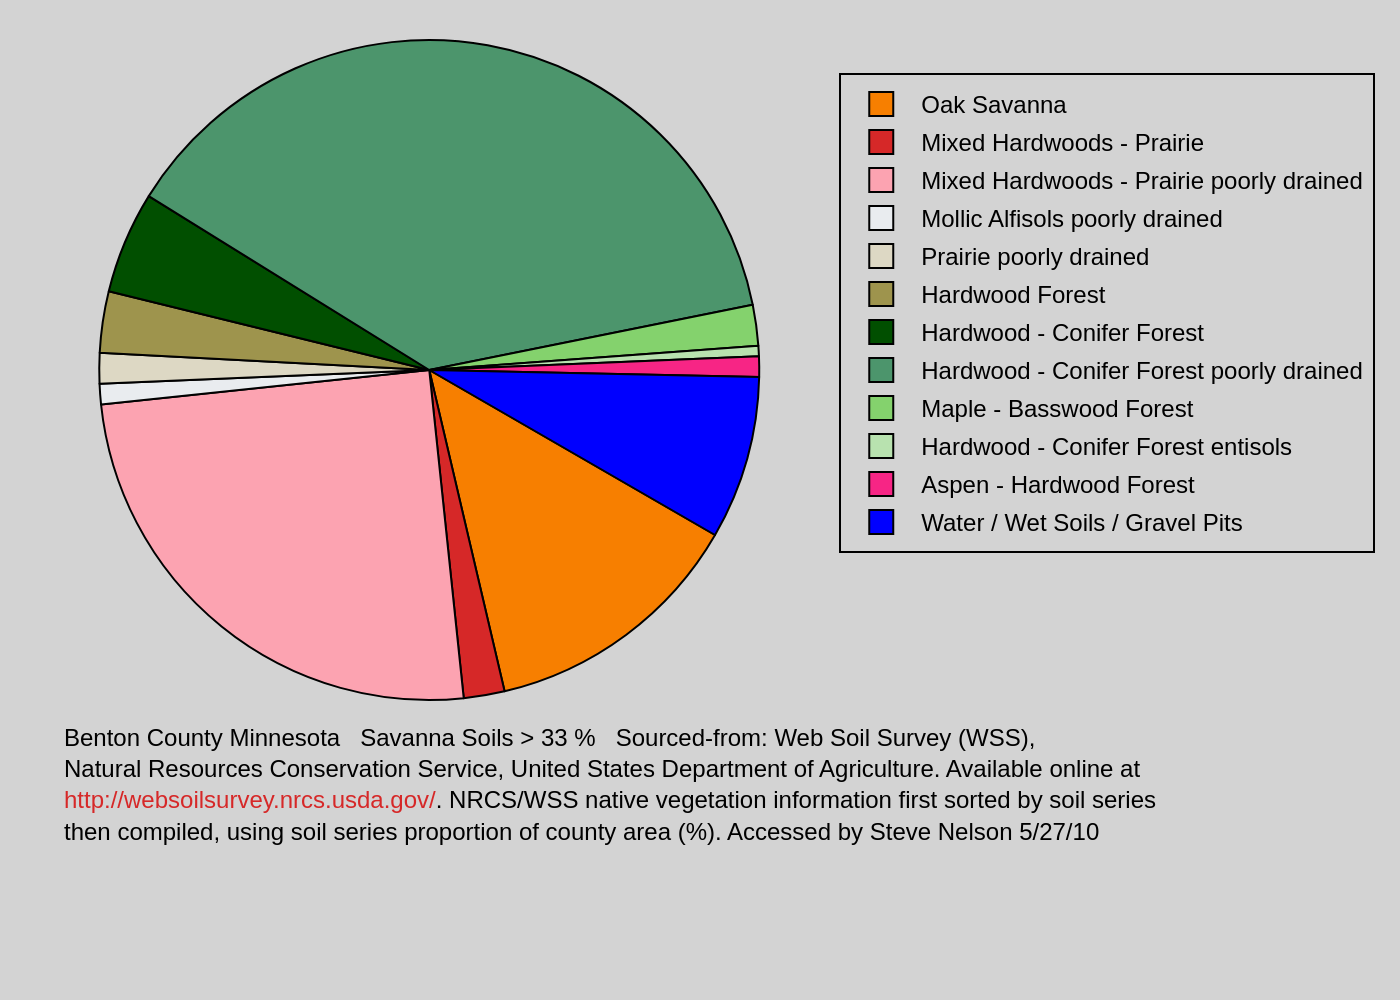

Recreate this plot in Python.
import sys
import json
import plotly.graph_objects as go
from pathlib import Path

# Check if the JSON file path is provided as a command-line argument
if len(sys.argv) != 2:
    print(f"Usage: python {sys.argv[0]} <path_to_json_file>")
    sys.exit(1)

# Get the JSON file path from the command-line arguments
json_file_path = Path(sys.argv[1])

# Check if the JSON file exists
if not json_file_path.is_file():
    print(f"Error: File not found at {json_file_path}")
    sys.exit(1)

# Read the JSON file
with open(json_file_path, 'r', encoding='utf-8') as f:
    chart_data = json.load(f)

# Extract data and texts from the JSON structure
data = chart_data.get("chart_data", [])
texts = chart_data.get("texts", {})
colors = chart_data.get("colors", [])

labels = [item.get("label") for item in data]
values = [item.get("value") for item in data]

# Create the pie chart
fig = go.Figure()

fig.add_trace(go.Pie(
    labels=labels,
    values=values,
    marker=dict(
        colors=colors,
        line=dict(color='black', width=1)
    ),
    hole=0,
    sort=False,
    direction='clockwise',
    rotation=120,
    textinfo='none',
    domain={'x': [0.0, 0.75]}
))

# Update layout
fig.update_layout(
    showlegend=True,
    legend=dict(
        x=0.77,
        y=0.95,
        xanchor='left',
        yanchor='top',
        bordercolor='black',
        borderwidth=1
    ),
    paper_bgcolor='#d3d3d3',
    font=dict(
        family="Arial",
        size=12,
        color="black"
    ),
    margin=dict(l=20, r=20, t=20, b=150)
)

# Add source note as an annotation
source_note = texts.get('source_note')
if source_note:
    fig.add_annotation(
        text=source_note,
        align='left',
        showarrow=False,
        xref='paper',
        yref='paper',
        x=0.02,
        y=0,
        yanchor='top',
        yshift=-10
    )

# Define output filename and save the image
output_filename = f"{json_file_path.stem}.png"
fig.write_image(output_filename, scale=2)

print(f"Chart saved as {output_filename}")
